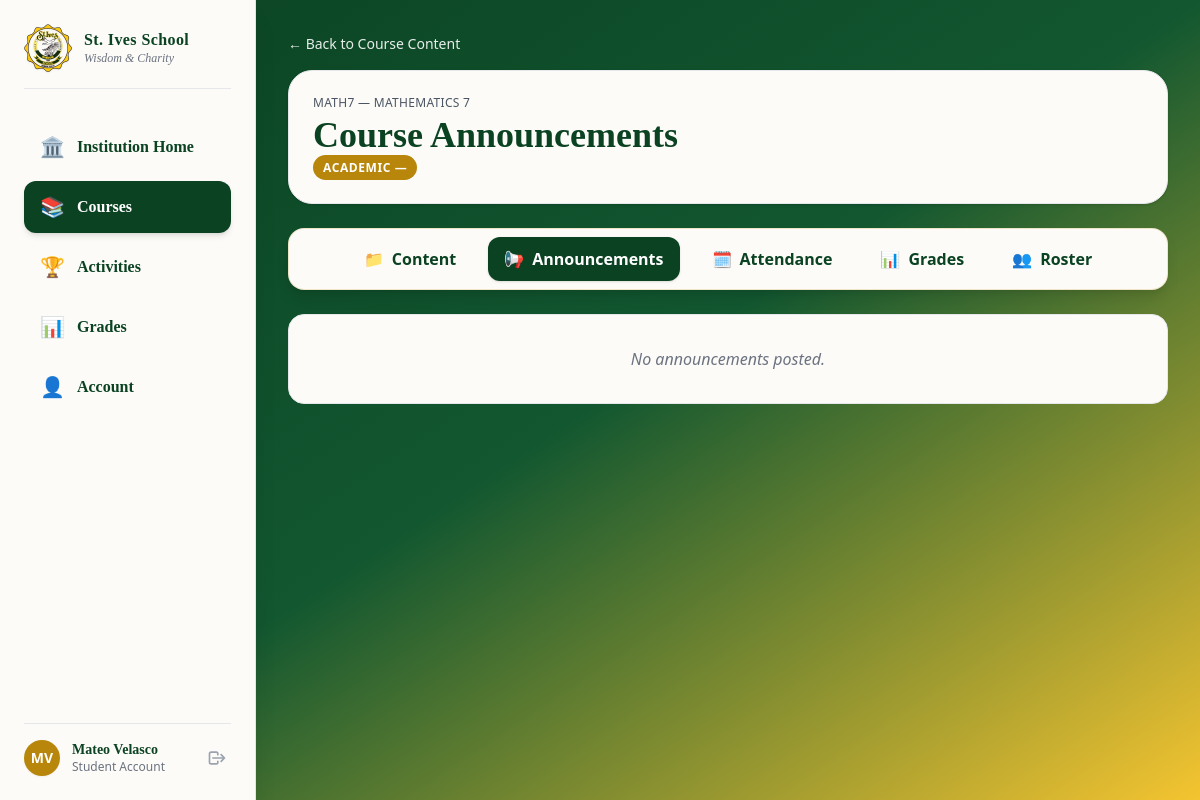
The page /student/announcements.php?course_id=2 (signed in) on the database its author committed.
### tables this page shows
CREATE TABLE IF NOT EXISTS `enrollment` (
  `Enrollment_ID` INT NOT NULL AUTO_INCREMENT,
  `EnrollmentDate` DATE NOT NULL,
  `EnrollmentStatus` VARCHAR(45) NOT NULL,
  `FK_Term_ID` INT NULL DEFAULT NULL,
  `FK_User_ID` INT NOT NULL,
  `FK_Course_ID` INT NOT NULL,
  PRIMARY KEY (`Enrollment_ID`),
  INDEX `fk_Enrollment_Users1_idx` (`FK_User_ID` ASC),
  INDEX `fk_Enrollment_Courses1_idx` (`FK_Course_ID` ASC),
  INDEX `fk_Enrollment_Term_idx` (`FK_Term_ID` ASC),
  CONSTRAINT `fk_Enrollment_Courses1`
    FOREIGN KEY (`FK_Course_ID`)
    REFERENCES `courses` (`Course_ID`)
    ON DELETE CASCADE
    ON UPDATE CASCADE,
  CONSTRAINT `fk_Enrollment_Term`
    FOREIGN KEY (`FK_Term_ID`)
    REFERENCES `term` (`Term_ID`)
    ON DELETE SET NULL
    ON UPDATE CASCADE,
  CONSTRAINT `fk_Enrollment_Users1`
    FOREIGN KEY (`FK_User_ID`)
    REFERENCES `users` (`User_ID`)
    ON DELETE CASCADE
    ON UPDATE CASCADE);

CREATE TABLE IF NOT EXISTS `courses` (
  `Course_ID` INT NOT NULL AUTO_INCREMENT,
  `CourseCode` VARCHAR(45) NOT NULL,
  `CourseName` VARCHAR(45) NOT NULL,
  `Status` VARCHAR(45) NOT NULL,
  `FK_Section_ID` INT NULL DEFAULT NULL,
  PRIMARY KEY (`Course_ID`),
  INDEX `fk_Courses_Section_idx` (`FK_Section_ID` ASC),
  CONSTRAINT `fk_Courses_Section`
    FOREIGN KEY (`FK_Section_ID`)
    REFERENCES `section` (`Section_ID`)
    ON DELETE CASCADE
    ON UPDATE CASCADE);

### student/announcements.php (the view, shortened to what this page needs)
<?php
include '../config/db.php';
$student_id = $_SESSION['user_id'];
$course_id = filter_input(INPUT_GET, 'course_id', FILTER_VALIDATE_INT);
try {
    $enroll_stmt = $pdo->prepare("SELECT e.Enrollment_ID, c.Course_ID, c.CourseCode, c.CourseName FROM Enrollment e INNER JOIN Courses c ON e.FK_Course_ID = c.Course_ID WHERE e.FK_Course_ID = :course_id AND e.FK_User_ID = :student_id AND e.EnrollmentStatus = 'Enrolled'");
    $enroll_stmt->execute([':course_id' => $course_id, ':student_id' => $student_id]);
    $course = $enroll_stmt->fetch();
    $grade_section_stmt = $pdo->prepare("
        SELECT gl.GradeName, sec.SectionName
        FROM Courses c
        LEFT JOIN Section sec    ON c.FK_Section_ID = sec.Section_ID
        LEFT JOIN GradeLevel gl  ON sec.FK_GradeLevel_ID = gl.GradeLevel_ID
        WHERE c.Course_ID = :course_id
    ");
    $grade_section_stmt->execute([':course_id' => $course_id]);
    $grade_section = $grade_section_stmt->fetch(PDO::FETCH_ASSOC);
    $ann_stmt = $pdo->prepare("SELECT Title, Message, PostDate FROM Announcements WHERE FK_Course_ID = :course_id ORDER BY PostDate DESC");
    $ann_stmt->execute([':course_id' => $course_id]);
    $announcements = $ann_stmt->fetchAll();
} catch (PDOException $e) { die("Database Error: " . $e->getMessage()); }
?>
<!DOCTYPE html>
<html lang="en">
<head>
    <script src="https://cdn.tailwindcss.com"></script>
</head>
<body class="bg-gradient-to-br from-school-green via-[#125730] to-school-yellow min-h-screen font-serif text-gray-800 flex flex-col md:flex-row">
    <?php include '../includes/sidebar.php'; ?>
    <main class="ml-0 md:ml-64 flex-1 p-4 sm:p-8 overflow-y-auto min-h-screen w-full">
        <a href="view-course.php?course_id=<?= $course_id ?>" class="inline-flex items-center text-sm text-white/90 hover:text-white mb-4 font-sans font-medium">← Back to Course Content</a>
        <section class="bg-[#fcfbf7] rounded-3xl p-6 shadow border mb-6">
            <p class="text-xs uppercase tracking-wide text-gray-600 font-sans"><?= htmlspecialchars($course['CourseCode']) ?> — <?= htmlspecialchars($course['CourseName']) ?></p>
            <h1 class="text-4xl font-bold text-school-green mt-1">Course Announcements</h1>
            <span class="text-xs bg-school-gold text-white px-2.5 py-1 rounded-full font-sans font-bold uppercase tracking-wider"><?= htmlspecialchars($grade_section['GradeName'] ?? 'Academic') ?> — <?= htmlspecialchars($grade_section['SectionName']) ?></span>
        </section>
        <?php include '../includes/course-nav.php'; ?>
        <div class="space-y-4 font-sans">
            <?php if (empty($announcements)): ?>
                <div class="bg-[#fcfbf7] rounded-2xl p-8 text-center border text-gray-500 italic">No announcements posted.</div>
            <?php else: foreach ($announcements as $ann): ?>
                    <article class="bg-[#fcfbf7] rounded-2xl p-6 border shadow">
                        <div class="flex justify-between items-start gap-4 border-b pb-2 mb-3"><h3 class="text-lg font-bold text-school-green">📢 <?= htmlspecialchars($ann['Title']) ?></h3><span class="text-xs text-gray-400 font-mono bg-gray-100 px-2 py-1 rounded"><?= date('M d @ h:i A', strtotime($ann['PostDate'])) ?></span></div>
                        <p class="text-gray-700 text-sm leading-relaxed whitespace-pre-line"><?= htmlspecialchars($ann['Message']) ?></p>
                    </article>
            <?php endforeach; endif; ?>
        </div>
    </main>
</body>
</html>

### rows shown on the page
enrollment: FK_Course_ID.CourseCode "MATH7", FK_Course_ID.CourseName "MATHEMATICS 7"

### other values the page prints
$sidebar_init "MV"
$sidebar_name "Mateo Velasco"
$sidebar_role "Student"
$grade_section['GradeName'] "ACADEMIC"
$nav_tab['icon'] "📁"
$nav_tab['label'] "Content"
$nav_tab['icon'] "📢"
$nav_tab['label'] "Announcements"
$nav_tab['icon'] "🗓️"
$nav_tab['label'] "Attendance"
$nav_tab['icon'] "📊"
$nav_tab['label'] "Grades"
$nav_tab['icon'] "👥"
$nav_tab['label'] "Roster"
